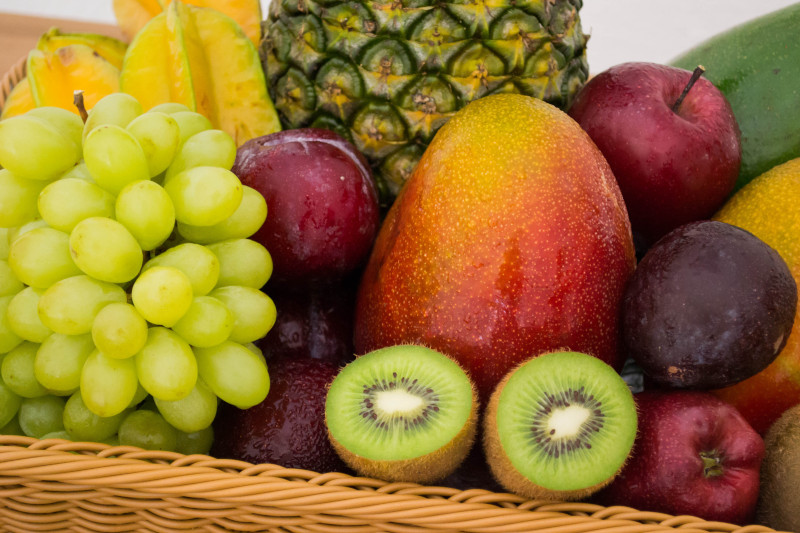
#> input picture 04-basic-image-processing/fruits.jpeg, 800 x 533 px
$ python rotate_image.py
#> lines starting #> are read from the running program, lines starting #| are printed output that depends on the picture
import cv2

# Read an image
img = cv2.imread("fruits.jpeg")
#> img is the input picture: shape (533, 800, 3); mean B, G, R 48.4, 114.1, 150.7

# Rotate the image
rotated_img = cv2.rotate(img, cv2.ROTATE_90_CLOCKWISE)
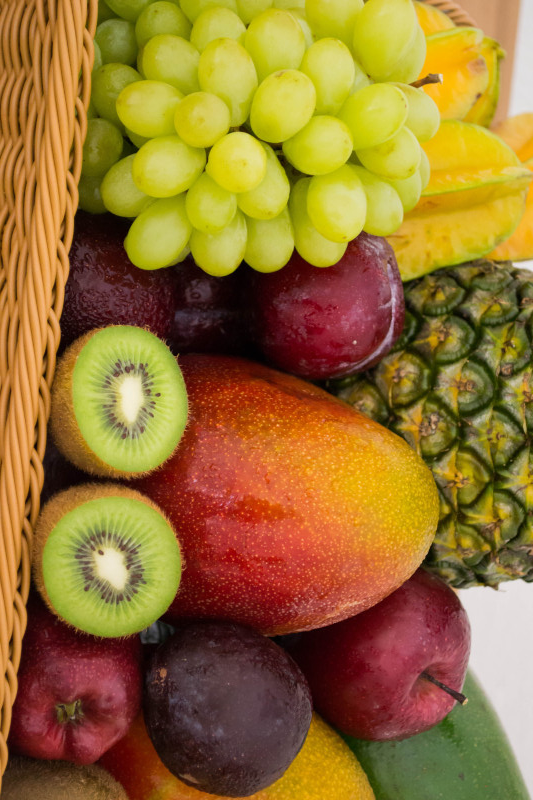
#> rotated_img: shape (800, 533, 3); mean B, G, R 48.4, 114.1, 150.7

# Display the rotated image
cv2.imshow("Original Image", img)
cv2.imshow("Rotated Image", rotated_img)

# Wait for a key press and then close the window
cv2.waitKey(0)
cv2.destroyAllWindows()
